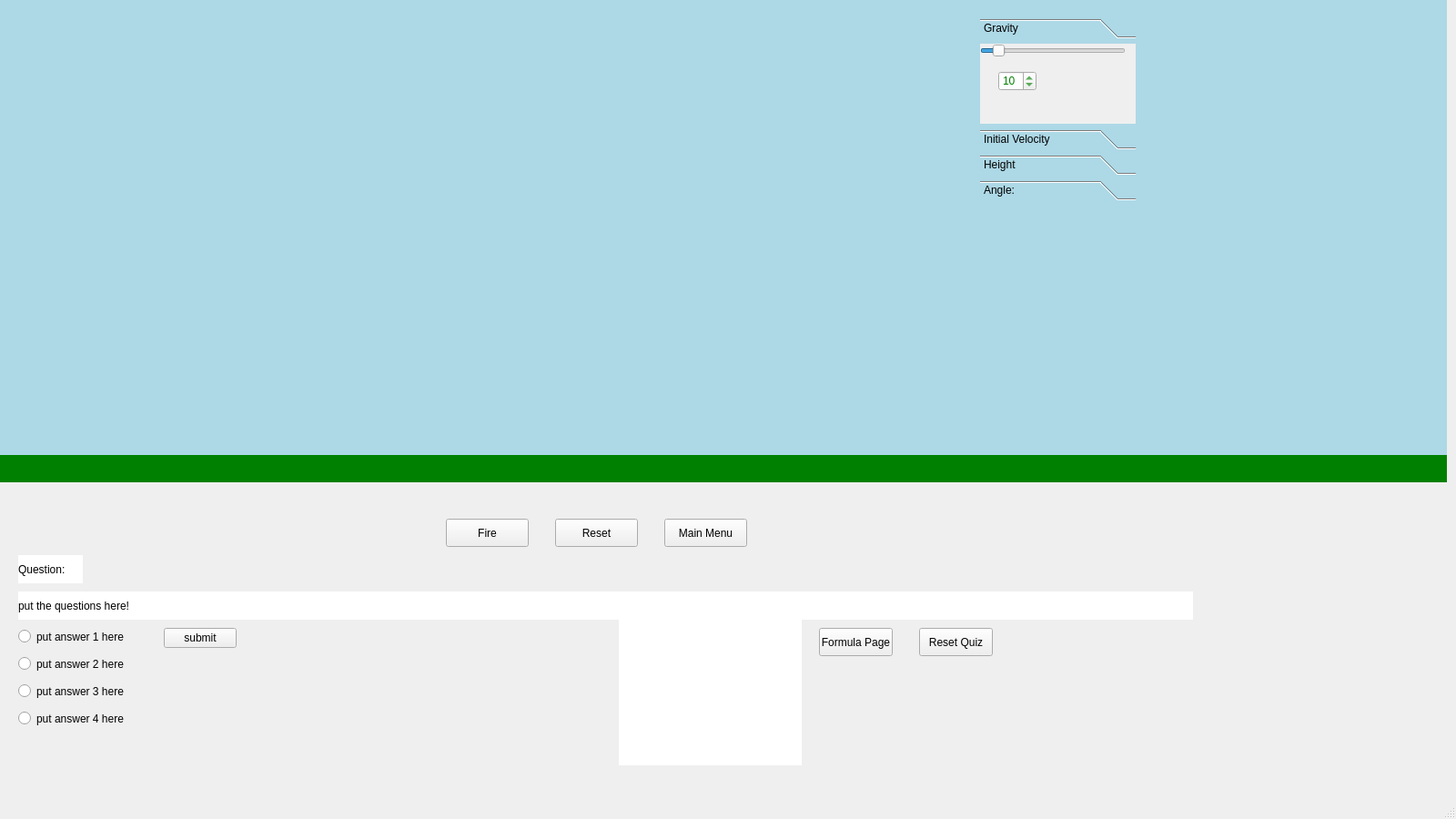
<?xml version="1.0" encoding="UTF-8"?>
<ui version="4.0">
 <class>MainWindow</class>
 <widget class="QMainWindow" name="MainWindow">
  <property name="geometry">
   <rect>
    <x>0</x>
    <y>0</y>
    <width>1600</width>
    <height>900</height>
   </rect>
  </property>
  <property name="windowTitle">
   <string>MainWindow</string>
  </property>
  <property name="styleSheet">
   <string notr="true">QLabel {background-color: rgb(255, 255, 255);}
</string>
  </property>
  <widget class="QWidget" name="centralwidget">
   <widget class="QLabel" name="simulationImageLabel">
    <property name="geometry">
     <rect>
      <x>0</x>
      <y>0</y>
      <width>1590</width>
      <height>500</height>
     </rect>
    </property>
    <property name="styleSheet">
     <string notr="true">background-color: rgb(173, 216, 230)
</string>
    </property>
    <property name="text">
     <string/>
    </property>
   </widget>
   <widget class="QLabel" name="questionLabel">
    <property name="geometry">
     <rect>
      <x>20</x>
      <y>650</y>
      <width>1291</width>
      <height>31</height>
     </rect>
    </property>
    <property name="text">
     <string>put the questions here!</string>
    </property>
   </widget>
   <widget class="QPushButton" name="fireButton">
    <property name="geometry">
     <rect>
      <x>490</x>
      <y>570</y>
      <width>91</width>
      <height>31</height>
     </rect>
    </property>
    <property name="text">
     <string>Fire</string>
    </property>
   </widget>
   <widget class="QToolBox" name="slidersBox">
    <property name="geometry">
     <rect>
      <x>1077</x>
      <y>20</y>
      <width>171</width>
      <height>200</height>
     </rect>
    </property>
    <property name="styleSheet">
     <string notr="true">QSpinBox {color: green;}</string>
    </property>
    <property name="currentIndex">
     <number>0</number>
    </property>
    <widget class="QWidget" name="gravityPage">
     <property name="geometry">
      <rect>
       <x>0</x>
       <y>0</y>
       <width>171</width>
       <height>92</height>
      </rect>
     </property>
     <attribute name="label">
      <string>Gravity</string>
     </attribute>
     <widget class="QSlider" name="gravitySlider">
      <property name="geometry">
       <rect>
        <x>0</x>
        <y>0</y>
        <width>160</width>
        <height>16</height>
       </rect>
      </property>
      <property name="minimum">
       <number>1</number>
      </property>
      <property name="value">
       <number>10</number>
      </property>
      <property name="orientation">
       <enum>Qt::Horizontal</enum>
      </property>
     </widget>
     <widget class="QSpinBox" name="gravitySpinBox">
      <property name="geometry">
       <rect>
        <x>20</x>
        <y>30</y>
        <width>42</width>
        <height>22</height>
       </rect>
      </property>
      <property name="minimum">
       <number>1</number>
      </property>
      <property name="value">
       <number>10</number>
      </property>
     </widget>
    </widget>
    <widget class="QWidget" name="initialVelocityPage">
     <property name="geometry">
      <rect>
       <x>0</x>
       <y>0</y>
       <width>171</width>
       <height>88</height>
      </rect>
     </property>
     <attribute name="label">
      <string>Initial Velocity</string>
     </attribute>
     <widget class="QSlider" name="initialVelocitySlider">
      <property name="geometry">
       <rect>
        <x>0</x>
        <y>0</y>
        <width>160</width>
        <height>16</height>
       </rect>
      </property>
      <property name="value">
       <number>10</number>
      </property>
      <property name="orientation">
       <enum>Qt::Horizontal</enum>
      </property>
     </widget>
     <widget class="QSpinBox" name="initialVelocitySpinBox">
      <property name="geometry">
       <rect>
        <x>10</x>
        <y>30</y>
        <width>42</width>
        <height>22</height>
       </rect>
      </property>
      <property name="styleSheet">
       <string notr="true">QSpinBox {color: green;}</string>
      </property>
      <property name="value">
       <number>10</number>
      </property>
     </widget>
    </widget>
    <widget class="QWidget" name="heightPage">
     <property name="geometry">
      <rect>
       <x>0</x>
       <y>0</y>
       <width>171</width>
       <height>88</height>
      </rect>
     </property>
     <attribute name="label">
      <string>Height</string>
     </attribute>
     <widget class="QSlider" name="heightSlider">
      <property name="geometry">
       <rect>
        <x>0</x>
        <y>0</y>
        <width>160</width>
        <height>16</height>
       </rect>
      </property>
      <property name="maximum">
       <number>150</number>
      </property>
      <property name="value">
       <number>3</number>
      </property>
      <property name="orientation">
       <enum>Qt::Horizontal</enum>
      </property>
     </widget>
     <widget class="QSpinBox" name="heightSpinBox">
      <property name="geometry">
       <rect>
        <x>10</x>
        <y>30</y>
        <width>42</width>
        <height>22</height>
       </rect>
      </property>
      <property name="value">
       <number>3</number>
      </property>
     </widget>
    </widget>
    <widget class="QWidget" name="anglePage">
     <property name="geometry">
      <rect>
       <x>0</x>
       <y>0</y>
       <width>171</width>
       <height>88</height>
      </rect>
     </property>
     <attribute name="label">
      <string>Angle:</string>
     </attribute>
     <widget class="QSlider" name="angleSlider">
      <property name="geometry">
       <rect>
        <x>0</x>
        <y>0</y>
        <width>160</width>
        <height>16</height>
       </rect>
      </property>
      <property name="minimum">
       <number>-90</number>
      </property>
      <property name="maximum">
       <number>90</number>
      </property>
      <property name="value">
       <number>30</number>
      </property>
      <property name="orientation">
       <enum>Qt::Horizontal</enum>
      </property>
     </widget>
     <widget class="QSpinBox" name="angleSpinBox">
      <property name="geometry">
       <rect>
        <x>20</x>
        <y>30</y>
        <width>42</width>
        <height>22</height>
       </rect>
      </property>
      <property name="minimum">
       <number>-90</number>
      </property>
      <property name="maximum">
       <number>90</number>
      </property>
      <property name="value">
       <number>30</number>
      </property>
     </widget>
    </widget>
   </widget>
   <widget class="QRadioButton" name="choice1Button">
    <property name="geometry">
     <rect>
      <x>20</x>
      <y>690</y>
      <width>611</width>
      <height>19</height>
     </rect>
    </property>
    <property name="text">
     <string>put answer 1 here</string>
    </property>
   </widget>
   <widget class="QRadioButton" name="choice2Button">
    <property name="geometry">
     <rect>
      <x>20</x>
      <y>720</y>
      <width>671</width>
      <height>19</height>
     </rect>
    </property>
    <property name="text">
     <string>put answer 2 here</string>
    </property>
   </widget>
   <widget class="QRadioButton" name="choice3Button">
    <property name="geometry">
     <rect>
      <x>20</x>
      <y>750</y>
      <width>611</width>
      <height>19</height>
     </rect>
    </property>
    <property name="text">
     <string>put answer 3 here </string>
    </property>
   </widget>
   <widget class="QRadioButton" name="choice4Button">
    <property name="geometry">
     <rect>
      <x>20</x>
      <y>780</y>
      <width>611</width>
      <height>19</height>
     </rect>
    </property>
    <property name="text">
     <string>put answer 4 here</string>
    </property>
   </widget>
   <widget class="QLabel" name="tipLabel">
    <property name="geometry">
     <rect>
      <x>680</x>
      <y>680</y>
      <width>201</width>
      <height>161</height>
     </rect>
    </property>
    <property name="text">
     <string> </string>
    </property>
   </widget>
   <widget class="QLabel" name="questionNumberLabel">
    <property name="geometry">
     <rect>
      <x>20</x>
      <y>610</y>
      <width>71</width>
      <height>31</height>
     </rect>
    </property>
    <property name="text">
     <string>Question:</string>
    </property>
   </widget>
   <widget class="QPushButton" name="resetButton">
    <property name="geometry">
     <rect>
      <x>610</x>
      <y>570</y>
      <width>91</width>
      <height>31</height>
     </rect>
    </property>
    <property name="text">
     <string>Reset</string>
    </property>
   </widget>
   <widget class="QLabel" name="cannonLabel">
    <property name="geometry">
     <rect>
      <x>0</x>
      <y>0</y>
      <width>500</width>
      <height>500</height>
     </rect>
    </property>
    <property name="styleSheet">
     <string notr="true">background-color: transparent</string>
    </property>
    <property name="text">
     <string/>
    </property>
   </widget>
   <widget class="QLabel" name="groundLabel">
    <property name="geometry">
     <rect>
      <x>0</x>
      <y>500</y>
      <width>1590</width>
      <height>30</height>
     </rect>
    </property>
    <property name="styleSheet">
     <string notr="true">background-color: rgb(0,128,0)
</string>
    </property>
    <property name="text">
     <string/>
    </property>
   </widget>
   <widget class="QLabel" name="cannonBallLabel">
    <property name="geometry">
     <rect>
      <x>20</x>
      <y>300</y>
      <width>60</width>
      <height>16</height>
     </rect>
    </property>
    <property name="styleSheet">
     <string notr="true">QLabel {background-color: rgba(173, 216, 230, 0%)}</string>
    </property>
    <property name="text">
     <string/>
    </property>
   </widget>
   <widget class="QPushButton" name="submitButton">
    <property name="geometry">
     <rect>
      <x>180</x>
      <y>690</y>
      <width>80</width>
      <height>22</height>
     </rect>
    </property>
    <property name="text">
     <string>submit</string>
    </property>
   </widget>
   <widget class="QPushButton" name="formulaButton">
    <property name="geometry">
     <rect>
      <x>900</x>
      <y>690</y>
      <width>81</width>
      <height>31</height>
     </rect>
    </property>
    <property name="text">
     <string>Formula Page</string>
    </property>
   </widget>
   <widget class="QPushButton" name="resetQuizButton">
    <property name="geometry">
     <rect>
      <x>1010</x>
      <y>690</y>
      <width>81</width>
      <height>31</height>
     </rect>
    </property>
    <property name="text">
     <string>Reset Quiz</string>
    </property>
   </widget>
   <widget class="QPushButton" name="mainButton">
    <property name="geometry">
     <rect>
      <x>730</x>
      <y>570</y>
      <width>91</width>
      <height>31</height>
     </rect>
    </property>
    <property name="text">
     <string>Main Menu</string>
    </property>
   </widget>
  </widget>
  <widget class="QMenuBar" name="menubar">
   <property name="geometry">
    <rect>
     <x>0</x>
     <y>0</y>
     <width>1600</width>
     <height>21</height>
    </rect>
   </property>
  </widget>
  <widget class="QStatusBar" name="statusbar"/>
 </widget>
 <resources/>
 <connections/>
</ui>
